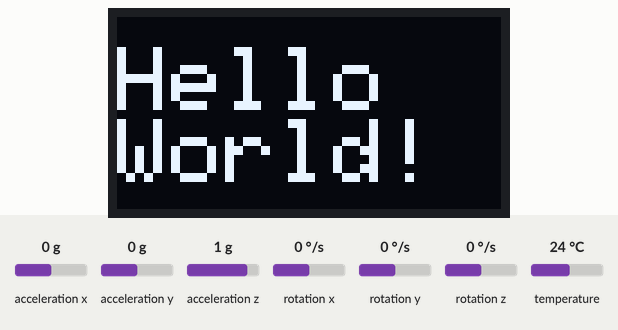
The sketch below on a simulated Arduino Uno, built with avr-gcc and run on an emulated ATmega328P. Shown: 128×64 one-colour display. The inputs (shaded band) are chosen by the test bench; at power-on: acceleration x 0 g, acceleration y 0 g, acceleration z 1 g, rotation x 0 °/s, rotation y 0 °/s, rotation z 0 °/s, temperature 24 °C. What the sketch prints to the serial monitor is not drawn.

Above: at 1.3 s.
1.4 s: acceleration x set to -1.4 g
Timing chart, 0 to 4.4 s (numbered marks = the images above; inputs shaded):
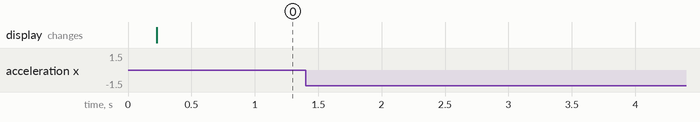

Measured:
- after the input at 1.4 s, every drawn part: stays the same

The sketch:

sketch_scetch2.ino
```cpp
/*
  Uses the Adafruit_MPU6050 library to retrieve data from the MPU6050 sensor.
  The process involves initializing serial communication,
  verifying if the sensor is detected, configuring accelerometer and gyro ranges,
  reading sensor data, and displaying acceleration, rotation, and temperature values
  on the serial monitor.

  Board: Arduino Uno R4 (or R3)
  Component: Accelerometer & Gyroscope Sensor(MPU6050)
  Library: https://github.com/adafruit/Adafruit_MPU6050  (Adafruit MPU6050 by Adafruit)
*/

// Include the necessary libraries
#include <Adafruit_MPU6050.h>
#include <Adafruit_Sensor.h>
#include <Wire.h>
#include <Adafruit_GFX.h>
#include <Adafruit_SSD1306.h>


// Create an object for the MPU6050 sensor
Adafruit_MPU6050 mpu;
// RSTピンがない互換品を使用するので-1を指定
Adafruit_SSD1306 display(-1);

void setup() {
  // Initialize the serial communication
  Serial.begin(9600);

  // Check if the MPU6050 sensor is detected
  if (!mpu.begin()) {
    Serial.println("Failed to find MPU6050 chip");
    while (1) {
      delay(10);
    }
  }
  Serial.println("MPU6050 Found!");

  // set accelerometer range to +-8G
  mpu.setAccelerometerRange(MPU6050_RANGE_8_G);

  // set gyro range to +- 500 deg/s
  mpu.setGyroRange(MPU6050_RANGE_500_DEG);

  // set filter bandwidth to 21 Hz
  mpu.setFilterBandwidth(MPU6050_BAND_21_HZ);

  // I2Cアドレスは使用するディスプレイに合わせて変更する, OLED: i2c_scannerで探す
  display.begin(SSD1306_SWITCHCAPVCC, 0x68);

  // Add a delay for stability
  delay(100);
}

void loop() {
  // Get new sensor events with the readings
  sensors_event_t a, g, temp;
  mpu.getEvent(&a, &g, &temp);

  // Print out the acceleration readings in m/s^2
  Serial.print("Acceleration:   X:");
  Serial.print(a.acceleration.x);
  Serial.print(", Y:");
  Serial.print(a.acceleration.y);
  Serial.print(", Z:");
  Serial.print(a.acceleration.z);
  Serial.println(" (m/s^2)");

  // Print out the rotation readings in rad/s
  Serial.print("Rotation:       X:");
  Serial.print(g.gyro.x);
  Serial.print(", Y:");
  Serial.print(g.gyro.y);
  Serial.print(", Z:");
  Serial.print(g.gyro.z);
  Serial.println(" (rad/s)");

  // Print out the temperature reading in degrees Celsius
  Serial.print("Temperature:    ");
  Serial.print(temp.temperature);
  Serial.println(" (degC)");

  // Add a blank line for readability
  Serial.println("");

   // 画面表示をクリア
  display.clearDisplay();

  // テキストサイズを設定
  display.setTextSize(3);
  // テキスト色を設定
  display.setTextColor(WHITE);
  // テキストの開始位置を設定
  display.setCursor(0, 10);

  // 1行目に"Hello"を表示
  display.println("Hello");
  // 2行目に"World!"を表示
  display.println("World!");

  // 描画バッファの内容を画面に表示
  display.display();

  // Add a delay to avoid flooding the serial monitor
  delay(1000);
}
```
